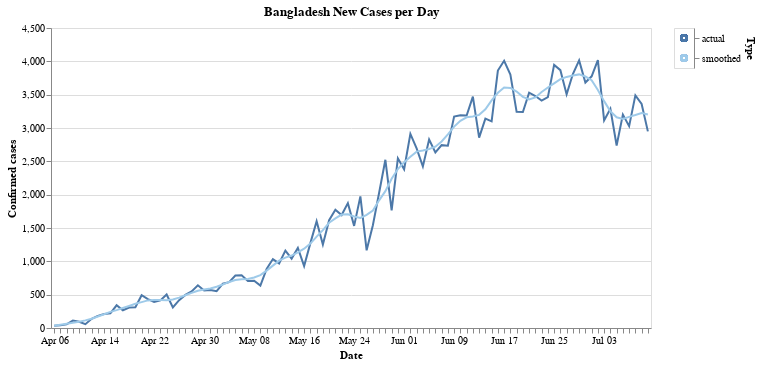

Write notebook code for a chart like this one.
### Code cell
#hide_input
def prepare_cases(cases, cutoff=25):
    new_cases = cases.diff()

    smoothed = new_cases.rolling(7,
        win_type='gaussian',
        min_periods=1,
        center=True).mean(std=2).round()
    
    idx_start = np.searchsorted(smoothed, cutoff)
    
    smoothed = smoothed.iloc[idx_start:]
    original = new_cases.loc[smoothed.index]
    
    return original, smoothed

country_name = 'Bangladesh'
bts = ts.xs(country_name).rename(f"{country_name} cases")

original, smoothed = prepare_cases(bts)

# Visualize
df_actual = pd.DataFrame({'Date': original.index.values, 'confirmed_cases': original, 'Type': 'actual'})
df_smoothed = pd.DataFrame({'Date': smoothed.index.values, 'confirmed_cases': smoothed, 'Type': 'smoothed'})
df = pd.concat([df_actual, df_smoothed])
df.head()

color_var=alt.Color('Type:N', scale=alt.Scale(scheme='tableau20'), legend=None)
chart = alt.Chart(df).mark_line().encode(
    x=alt.X('monthdate(Date):O', axis=alt.Axis(title='Date')),
    y=alt.Y('confirmed_cases', axis=alt.Axis(title='Confirmed cases')),
    color=color_var,
    tooltip=['monthdate(Date):O', 'confirmed_cases'],
    
).properties(
    title=f"{country_name} New Cases per Day"
)

legend = alt.Chart(df).mark_point().encode(
    y=alt.Y('Type', axis=alt.Axis(orient='right')),
    color=color_var
)
chart.properties(width=600, height=300)|legend

### Figure 1 — Vega-Lite specification as saved in the notebook (floating-point values rounded to 4 significant figures; data arrays with more than 128 entries replaced by an {"elided": "..."} marker saying what was removed)
{"config": {"view": {"continuousWidth": 400, "continuousHeight": 300}}, "hconcat": [{"mark": "line", "encoding": {"color": {"type": "nominal", "field": "Type", "legend": null, "scale": {"scheme": "tableau20"}}, "tooltip": [{"type": "ordinal", "field": "Date", "timeUnit": "monthdate"}, {"type": "quantitative", "field": "confirmed_cases"}], "x": {"type": "ordinal", "axis": {"title": "Date"}, "field": "Date", "timeUnit": "monthdate"}, "y": {"type": "quantitative", "axis": {"title": "Confirmed cases"}, "field": "confirmed_cases"}}, "height": 300, "title": "Bangladesh New Cases per Day", "width": 600}, {"mark": "point", "encoding": {"color": {"type": "nominal", "field": "Type", "legend": null, "scale": {"scheme": "tableau20"}}, "y": {"type": "nominal", "axis": {"orient": "right"}, "field": "Type"}}}], "data": {"name": "data-fcdc9c01bd0f30c49bd94e5baca30d7d"}, "$schema": "https://vega.github.io/schema/vega-lite/v4.8.1.json", "datasets": {"data-fcdc9c01bd0f30c49bd94e5baca30d7d": {"elided": "192 records"}}}
